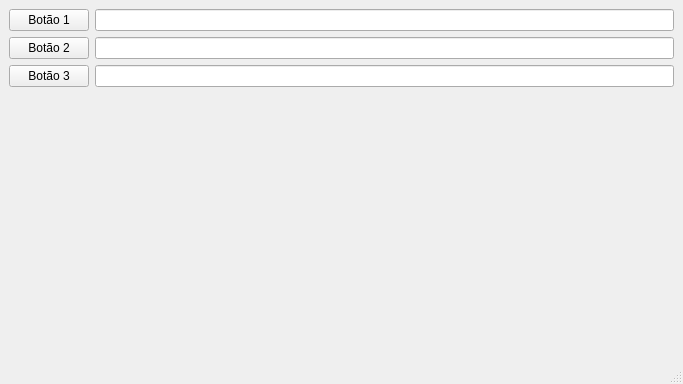
<?xml version="1.0" encoding="UTF-8"?>
<ui version="4.0">
 <class>MainWindow</class>
 <widget class="QMainWindow" name="MainWindow">
  <property name="geometry">
   <rect>
    <x>0</x>
    <y>0</y>
    <width>683</width>
    <height>384</height>
   </rect>
  </property>
  <property name="minimumSize">
   <size>
    <width>683</width>
    <height>384</height>
   </size>
  </property>
  <property name="maximumSize">
   <size>
    <width>683</width>
    <height>384</height>
   </size>
  </property>
  <property name="windowTitle">
   <string>QFormLayout com QMainWindow e XML (*.ui).</string>
  </property>
  <property name="windowIcon">
   <iconset>
    <normaloff>../../../../images/icons/icon.png</normaloff>../../../../images/icons/icon.png</iconset>
  </property>
  <widget class="QWidget" name="centralwidget">
   <layout class="QFormLayout" name="formLayout">
    <item row="1" column="1">
     <widget class="QLineEdit" name="lineEdit_2"/>
    </item>
    <item row="2" column="1">
     <widget class="QLineEdit" name="lineEdit_3"/>
    </item>
    <item row="0" column="0">
     <widget class="QPushButton" name="pushButton_1">
      <property name="text">
       <string>Botão 1</string>
      </property>
     </widget>
    </item>
    <item row="0" column="1">
     <widget class="QLineEdit" name="lineEdit_1"/>
    </item>
    <item row="1" column="0">
     <widget class="QPushButton" name="pushButton_2">
      <property name="text">
       <string>Botão 2</string>
      </property>
     </widget>
    </item>
    <item row="2" column="0">
     <widget class="QPushButton" name="pushButton_3">
      <property name="text">
       <string>Botão 3</string>
      </property>
     </widget>
    </item>
   </layout>
  </widget>
  <widget class="QMenuBar" name="menubar">
   <property name="geometry">
    <rect>
     <x>0</x>
     <y>0</y>
     <width>683</width>
     <height>22</height>
    </rect>
   </property>
  </widget>
  <widget class="QStatusBar" name="statusbar"/>
 </widget>
 <resources/>
 <connections/>
</ui>
